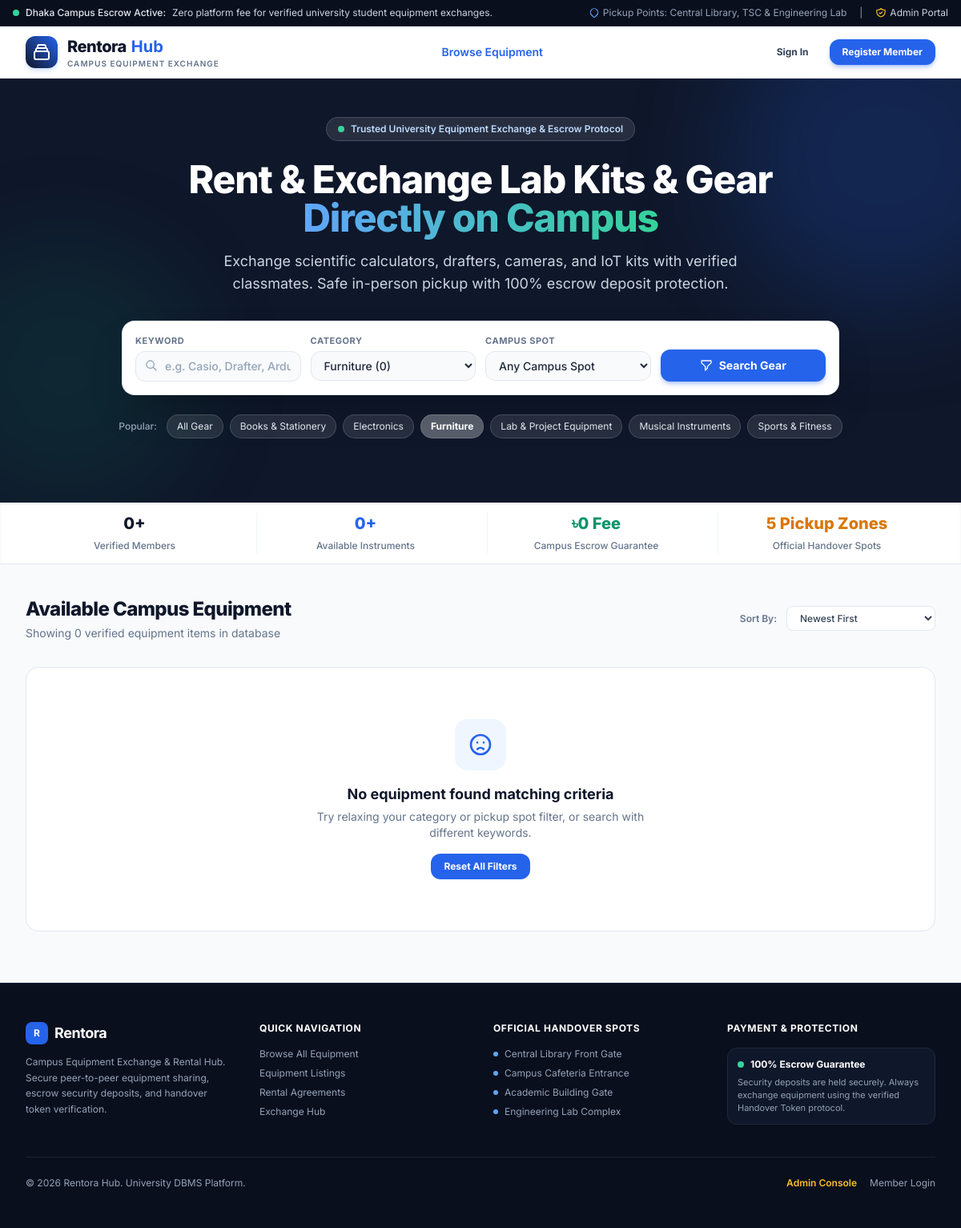
/index.php?category_id=6, run on the app's committed database.
### tables this page shows
CREATE TABLE category (
    category_id    INT UNSIGNED AUTO_INCREMENT PRIMARY KEY,
    category_name  VARCHAR(50) NOT NULL,
    CONSTRAINT uq_category_name UNIQUE (category_name)
);

### index.php (the view, shortened to what this page needs)
<?php
require_once(__DIR__ . '/config/db.php');
$query = isset($_GET['query']) ? trim($_GET['query']) : '';
$category_id = (isset($_GET['category_id']) && $_GET['category_id'] !== 'ALL' && $_GET['category_id'] !== '') ? (int)$_GET['category_id'] : 0;
$sort = isset($_GET['sort']) ? trim($_GET['sort']) : 'newest';
$categories = [];
try {
    $catStmt = $pdo->query("
        SELECT c.category_id, c.category_name, COUNT(e.equipment_id) as item_count
        FROM category c
        LEFT JOIN equipment e ON c.category_id = e.category_id AND e.availability_status = 'Available'
        GROUP BY c.category_id, c.category_name
        ORDER BY c.category_name ASC
    ");
    $categories = $catStmt->fetchAll();
} catch (Exception $e) {
    $categories = [];
}
$where_clauses = ["(e.availability_status = 'Available')"];
$params = [];
if ($category_id > 0) {
    $where_clauses[] = "e.category_id = :cat_id";
    $params['cat_id'] = $category_id;
}
$where_sql = "WHERE " . implode(" AND ", $where_clauses);
$order_sql = "ORDER BY e.equipment_id DESC";
$items = [];
$total_items = 0;
try {
    $items_sql = "SELECT e.*, e.equipment_name AS title, e.rental_rate AS daily_rate,
                         e.condition_status AS item_condition, c.category_name,
                         CONCAT(m.first_name, ' ', m.last_name) AS owner_name,
                         m.username AS owner_student_id,
                         m.campus_address AS campus_spot
                  FROM equipment e
                  LEFT JOIN category c ON e.category_id = c.category_id
                  LEFT JOIN member m ON e.owner_id = m.member_id
                  $where_sql $order_sql";
    $stmt = $pdo->prepare($items_sql);
    $stmt->execute($params);
    $items = $stmt->fetchAll();
    $total_items = count($items);
} catch (Exception $e) {
    $items = [];
    $total_items = 0;
}
$count_students = 0;
$count_avail = 0;
try {
    $stRes = $pdo->query("SELECT COUNT(*) FROM member");
    $count_students = $stRes->fetchColumn() ?: 0;
    $avRes = $pdo->query("SELECT COUNT(*) FROM equipment WHERE availability_status = 'Available'");
    $count_avail = $avRes->fetchColumn() ?: 0;
} catch (Exception $e) {
    $count_students = 0;
    $count_avail = 0;
}
require_once(__DIR__ . '/includes/header.php');
require_once(__DIR__ . '/includes/nav.php');
?>
  <section class="relative bg-gradient-to-b from-navy-900 via-navy-900 to-slate-900 text-white pt-12 pb-20 overflow-hidden">
    <div class="absolute -top-24 -right-24 w-96 h-96 bg-primary-600/20 rounded-full blur-3xl pointer-events-none"></div>
    <div class="absolute bottom-0 -left-20 w-80 h-80 bg-emerald-500/10 rounded-full blur-3xl pointer-events-none"></div>
    <div class="relative max-w-7xl mx-auto px-4 sm:px-6 lg:px-8 text-center">
      <div class="inline-flex items-center gap-2 px-3.5 py-1.5 rounded-full bg-white/10 border border-white/15 text-xs font-semibold text-blue-200 mb-6 backdrop-blur-sm">
        <span class="w-2 h-2 rounded-full bg-emerald-400"></span>
        <span>Trusted University Equipment Exchange & Escrow Protocol</span>
      </div>
      <h1 class="text-3xl sm:text-4xl lg:text-5xl font-extrabold tracking-tight text-white max-w-3xl mx-auto leading-tight">
        Rent & Exchange Lab Kits & Gear <span class="text-transparent bg-clip-text bg-gradient-to-r from-blue-400 to-emerald-400">Directly on Campus</span>
      </h1>
      <p class="mt-4 text-base sm:text-lg text-slate-300 max-w-2xl mx-auto font-normal">
        Exchange scientific calculators, drafters, cameras, and IoT kits with verified classmates. Safe in-person pickup with 100% escrow deposit protection.
      </p>
      <div class="mt-8 max-w-4xl mx-auto bg-white p-3 sm:p-4 rounded-2xl shadow-2xl border border-slate-200/80 text-left">
        <form id="filter-form" action="index.php" method="GET" class="grid grid-cols-1 sm:grid-cols-2 lg:grid-cols-4 gap-3">
          <div class="relative">
            <label for="search_query" class="block text-[11px] font-bold text-slate-500 uppercase tracking-wider mb-1">Keyword</label>
            <div class="relative">
              <input type="text" id="search_query" name="query" value="<?php echo htmlspecialchars($query); ?>" placeholder="e.g. Casio, Drafter, Arduino" class="w-full pl-9 pr-3 py-2 text-sm bg-slate-50 border border-slate-200 rounded-xl focus:ring-2 focus:ring-primary-600 focus:border-primary-600 text-slate-800 placeholder-slate-400 font-medium">
              <svg class="w-4 h-4 text-slate-400 absolute left-3 top-2.5" fill="none" stroke="currentColor" viewBox="0 0 24 24"><path stroke-linecap="round" stroke-linejoin="round" stroke-width="2" d="M21 21l-6-6m2-5a7 7 0 11-14 0 7 7 0 0114 0z"></path></svg>
            </div>
          </div>
          <div>
            <label for="category_id" class="block text-[11px] font-bold text-slate-500 uppercase tracking-wider mb-1">Category</label>
            <select id="category_id" name="category_id" class="w-full px-3 py-2 text-sm bg-slate-50 border border-slate-200 rounded-xl focus:ring-2 focus:ring-primary-600 focus:border-primary-600 text-slate-800 font-medium">
              <?php foreach ($categories as $cat): ?>
                <?php $cid = $cat['category_id'] ?? $cat['id']; ?>
                <option value="<?php echo $cid; ?>" <?php if ($category_id == $cid) echo 'selected'; ?>>
                  <?php echo htmlspecialchars($cat['category_name'] ?? $cat['name'] ?? ''); ?> (<?php echo $cat['item_count'] ?? 0; ?>)
                </option>
              <?php endforeach; ?>
            </select>
          </div>
          <div>
            <label for="pickup_spot" class="block text-[11px] font-bold text-slate-500 uppercase tracking-wider mb-1">Campus Spot</label>
            <select id="pickup_spot" name="pickup_spot" class="w-full px-3 py-2 text-sm bg-slate-50 border border-slate-200 rounded-xl focus:ring-2 focus:ring-primary-600 focus:border-primary-600 text-slate-800 font-medium">
              <option value="ALL">Any Campus Spot</option>
            </select>
          </div>
          <div class="flex items-end">
            <button type="submit" class="w-full py-2.5 px-4 bg-primary-600 hover:bg-primary-700 text-white font-bold rounded-xl text-sm shadow-md shadow-blue-600/30 transition-all flex items-center justify-center gap-2">
              <svg class="w-4 h-4" fill="none" stroke="currentColor" viewBox="0 0 24 24"><path stroke-linecap="round" stroke-linejoin="round" stroke-width="2" d="M3 4a1 1 0 011-1h16a1 1 0 011 1v2.586a1 1 0 01-.293.707l-6.414 6.414a1 1 0 00-.293.707V17l-4 4v-6.586a1 1 0 00-.293-.707L3.293 7.293A1 1 0 013 6.586V4z"></path></svg>
              <span>Search Gear</span>
            </button>
          </div>
        </form>
      </div>
      <div class="mt-6 flex flex-wrap justify-center items-center gap-2 text-xs">
        <span class="text-slate-400 font-medium mr-1">Popular:</span>
        <a href="index.php" class="px-3 py-1.5 rounded-full <?php echo ($category_id === 0) ? 'bg-white/30 text-white font-bold' : 'bg-white/10 text-slate-200'; ?> hover:bg-white/20 transition-colors border border-white/15">
          All Gear
        </a>
        <?php foreach ($categories as $cat): ?>
          <?php $cid = $cat['category_id'] ?? $cat['id']; ?>
          <a href="index.php?category_id=<?php echo $cid; ?>" class="px-3 py-1.5 rounded-full <?php echo ($category_id == $cid) ? 'bg-white/30 text-white font-bold' : 'bg-white/10 text-slate-200'; ?> hover:bg-white/20 transition-colors border border-white/15">
            <?php echo htmlspecialchars($cat['category_name'] ?? $cat['name'] ?? ''); ?>
          </a>
        <?php endforeach; ?>
      </div>
    </div>
  </section>
  <section class="bg-white border-b border-slate-200 py-3 shadow-inner">
    <div class="max-w-7xl mx-auto px-4 sm:px-6 lg:px-8">
      <div class="grid grid-cols-2 sm:grid-cols-4 gap-4 text-center divide-x divide-slate-100">
        <div>
          <span class="block text-xl font-extrabold text-navy-900"><?php echo $count_students; ?>+</span>
          <span class="text-xs text-slate-500 font-medium">Verified Members</span>
        </div>
        <div>
          <span class="block text-xl font-extrabold text-primary-600"><?php echo $count_avail; ?>+</span>
          <span class="text-xs text-slate-500 font-medium">Available Instruments</span>
        </div>
        <div>
          <span class="block text-xl font-extrabold text-emerald-600">৳0 Fee</span>
          <span class="text-xs text-slate-500 font-medium">Campus Escrow Guarantee</span>
        </div>
        <div>
          <span class="block text-xl font-extrabold text-amber-600">5 Pickup Zones</span>
          <span class="text-xs text-slate-500 font-medium">Official Handover Spots</span>
        </div>
      </div>
    </div>
  </section>
  <main class="flex-1 max-w-7xl mx-auto px-4 sm:px-6 lg:px-8 py-10 w-full">
    <div class="flex flex-col sm:flex-row justify-between items-start sm:items-center gap-4 mb-8">
      <div>
        <h2 class="text-2xl font-extrabold text-navy-900 tracking-tight">Available Campus Equipment</h2>
        <p class="text-sm text-slate-500 mt-1">Showing <?php echo $total_items; ?> verified equipment items in database</p>
      </div>
      <form action="index.php" method="GET" class="flex items-center gap-3 w-full sm:w-auto">
        <label for="sort" class="text-xs font-semibold text-slate-500 whitespace-nowrap">Sort By:</label>
        <select id="sort" name="sort" onchange="this.form.submit()" class="px-3 py-1.5 text-xs bg-white border border-slate-200 rounded-lg text-slate-700 font-medium focus:ring-primary-600 focus:border-primary-600">
          <option value="newest" <?php if ($sort === 'newest') echo 'selected'; ?>>Newest First</option>
        </select>
      </form>
    </div>
    <?php if ($total_items > 0): ?>
      <div class="grid grid-cols-1 sm:grid-cols-2 lg:grid-cols-4 gap-6">
        <?php foreach ($items as $item):
          $cond_class = 'bg-emerald-100 text-emerald-800 border-emerald-200';
          if (($item['item_condition'] ?? '') === 'Good') {
              $cond_class = 'bg-blue-100 text-blue-800 border-blue-200';
          } elseif (($item['item_condition'] ?? '') === 'Fair') {
              $cond_class = 'bg-amber-100 text-amber-800 border-amber-200';
          }
          $item_image = !empty($item['image_url']) ? $item['image_url'] : 'https://images.unsplash.com/photo-1581291518857-4e27b48ff24e?w=600&auto=format&fit=crop&q=80';
          $itemId = $item['equipment_id'] ?? $item['id'] ?? 1;
        ?>
          <div class="bg-white rounded-2xl border border-slate-200/90 overflow-hidden shadow-sm hover:shadow-xl transition-all duration-300 card-hover flex flex-col">
            <div class="relative h-48 w-full bg-slate-100 overflow-hidden group">
              <img src="<?php echo htmlspecialchars($item_image); ?>" alt="<?php echo htmlspecialchars($item['title'] ?? ''); ?>" class="w-full h-full object-cover group-hover:scale-105 transition-transform duration-500">
              <div class="absolute top-3 left-3 flex flex-wrap gap-1.5">
                <span class="text-[10px] font-extrabold px-2.5 py-0.5 rounded-full border <?php echo $cond_class; ?> shadow-sm backdrop-blur-md">
                  <?php echo htmlspecialchars($item['item_condition'] ?? 'Good'); ?>
                </span>
                <span class="text-[10px] font-extrabold px-2.5 py-0.5 rounded-full bg-slate-900/80 text-white backdrop-blur-md">
                  <?php echo htmlspecialchars($item['category_name'] ?? 'Equipment'); ?>
                </span>
              </div>
              <div class="absolute bottom-3 right-3 bg-white/95 backdrop-blur-md px-2.5 py-1 rounded-lg text-xs font-bold text-navy-900 shadow">
                ৳<?php echo number_format($item['daily_rate'] ?? 0); ?> <span class="text-[10px] text-slate-500 font-normal">/ day</span>
              </div>
            </div>
            <div class="p-5 flex-1 flex flex-col justify-between">
              <div>
                <div class="text-[11px] font-semibold text-primary-600 uppercase tracking-wider mb-1">
                  <?php echo htmlspecialchars($item['category_name'] ?? 'General'); ?>
                </div>
                <h3 class="font-bold text-navy-900 text-base leading-snug line-clamp-2 hover:text-primary-600 transition-colors">
                  <a href="item-details.php?id=<?php echo $itemId; ?>"><?php echo htmlspecialchars($item['title'] ?? 'Equipment'); ?></a>
                </h3>
                <div class="mt-3 space-y-1.5 text-xs text-slate-500 border-y border-slate-100 py-2.5 my-3">
                  <div class="flex items-center justify-between">
                    <span class="text-slate-500">Deposit:</span>
                    <span class="font-bold text-slate-700">৳<?php echo number_format($item['security_deposit'] ?? 0); ?> <span class="text-[10px] font-normal text-emerald-600">(Refundable)</span></span>
                  </div>
                  <div class="flex items-center gap-1.5 text-slate-600 truncate" title="<?php echo htmlspecialchars($item['campus_spot'] ?? 'Campus'); ?>">
                    <svg class="w-3.5 h-3.5 text-red-500 shrink-0" fill="currentColor" viewBox="0 0 20 20"><path fill-rule="evenodd" d="M5.05 4.05a7 7 0 119.9 9.9L10 18.9l-4.95-4.95a7 7 0 010-9.9zM10 11a2 2 0 100-4 2 2 0 000 4z" clip-rule="evenodd"></path></svg>
                    <span class="truncate"><?php echo htmlspecialchars($item['campus_spot'] ?? 'Campus'); ?></span>
                  </div>
                </div>
              </div>
              <div>
                <div class="flex items-center justify-between text-xs text-slate-500 mb-3.5">
                  <div class="flex items-center gap-2">
                    <div class="w-6 h-6 rounded-full bg-slate-200 text-slate-700 flex items-center justify-center font-bold text-[10px]">
                      <?php echo strtoupper(substr($item['owner_name'] ?? 'M', 0, 1)); ?>
                    </div>
                    <span class="font-medium text-slate-700 truncate max-w-[120px]"><?php echo htmlspecialchars($item['owner_name'] ?? 'Member'); ?></span>
                  </div>
                  <div class="text-[11px] font-semibold text-primary-600">
                    <?php echo htmlspecialchars($item['owner_student_id'] ?? ''); ?>
                  </div>
                </div>
                <a href="item-details.php?id=<?php echo $itemId; ?>" class="w-full py-2.5 px-4 rounded-xl bg-navy-900 hover:bg-primary-600 text-white text-xs font-bold text-center block shadow transition-all hover:shadow-md">
                  View & Rent Equipment
                </a>
              </div>
            </div>
          </div>
        <?php endforeach; ?>
      </div>
    <?php else: ?>
      <div class="text-center py-16 bg-white rounded-2xl border border-slate-200 p-8 my-6">
        <div class="w-16 h-16 bg-blue-50 text-primary-600 rounded-2xl flex items-center justify-center mx-auto mb-4">
          <svg class="w-8 h-8" fill="none" stroke="currentColor" viewBox="0 0 24 24"><path stroke-linecap="round" stroke-linejoin="round" stroke-width="2" d="M9.172 16.172a4 4 0 015.656 0M9 10h.01M15 10h.01M21 12a9 9 0 11-18 0 9 9 0 0118 0z"></path></svg>
        </div>
        <h3 class="text-lg font-bold text-navy-900">No equipment found matching criteria</h3>
        <p class="text-sm text-slate-500 max-w-md mx-auto mt-1">Try relaxing your category or pickup spot filter, or search with different keywords.</p>
        <a href="index.php" class="inline-block mt-4 px-4 py-2 bg-primary-600 text-white rounded-xl text-xs font-bold hover:bg-primary-700 transition-colors">
          Reset All Filters
        </a>
      </div>
    <?php endif; ?>
  </main>
<?php require_once(__DIR__ . '/includes/footer.php'); ?>

### assets/css/style.css (style rules this page uses)
:root { --primary-navy: #0f172a; --royal-blue: #1e3a8a; --accent-blue: #2563eb; --emerald-accent: #059669; --amber-accent: #d97706; --bkash-pink: #e2136e; --nagad-orange: #f7941d; }
body { font-family: 'Inter', -apple-system, BlinkMacSystemFont, 'Segoe UI', Roboto, Oxygen, Ubuntu, Cantarell, sans-serif; -webkit-font-smoothing: antialiased; -moz-osx-font-smoothing: grayscale; }

### data on the page
category: category_name "Books & Stationery"
category: category_name "Electronics"
category: category_name "Furniture"
category: category_name "Lab & Project Equipment"
category: category_name "Musical Instruments"
category: category_name "Sports & Fitness"

### other printed values
$count_students "0"
$count_avail "0"
$total_items "0"
form field category_id "Furniture (0)"
